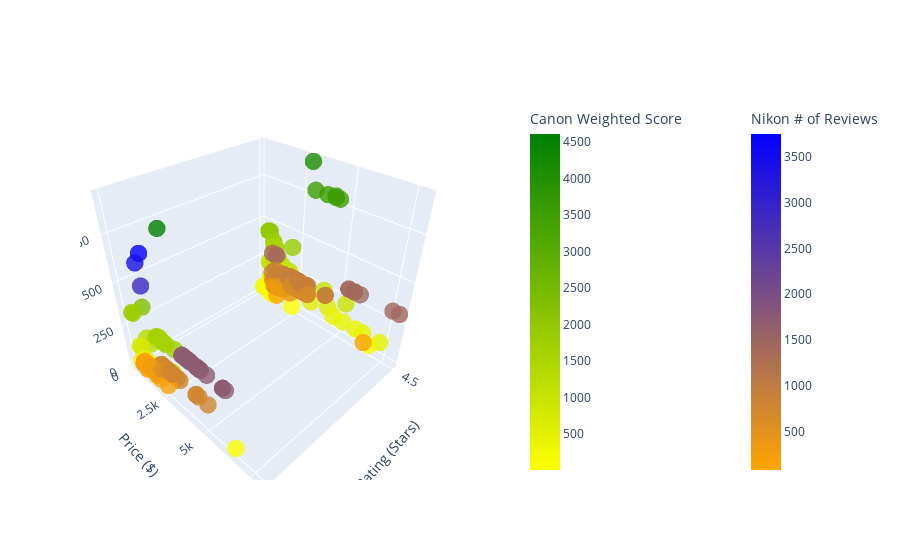

Here is the notebook cell this chart was saved with:
### Markdown cell above
I created two Pandas dataframes from my **nikons** and **canons** dictionaries. I passed in the dictionary for data; *orient='index'* converts the keys to indexes; *columns=['company', 'reviewQtyInt', 'rating', 'weightedScore', 'price']* sets the data and names of columns; *reset_index().rename(columns={'index': 'product'}* converts my indices into a column to use as data and renames it 'product'. The new indices are the standard numerical integers rather than names.

I created a new 3d plot without the default legend because I am using my own custom color legend. I then set up my axes with names and scales for some. I created custom color bar scales to differentiate between the two datasets on the same graph visually. At last, I add the data to the 3d scatter plot and customize the shapes and appearance of points. Last, but not least, I display the graph.

### Code cell
nikon_df = pd.DataFrame.from_dict(
    nikons,
    orient='index',
    columns=['company', 'reviewQtyInt', 'rating', 'weightedScore', 'price']
).reset_index().rename(columns={'index': 'product'})

canon_df = pd.DataFrame.from_dict(
    canons,
    orient='index',
    columns=['company', 'reviewQtyInt', 'rating', 'weightedScore', 'price']
).reset_index().rename(columns={'index': 'product'})

fig = go.Figure()
fig.update_layout(showlegend=False)
fig.update_layout(scene=dict(
    xaxis=dict(
        title='Rating (Stars)',
        tickvals=[4.5, 5.0],
        ticktext=['4.5', '5.0']
    ),
    yaxis=dict(
        title='Price ($)',
        tickvals=[0, 2500, 5000, 7500, 10000],
        ticktext=['0', '2.5k', '5k', '7.5k', '10k']
    ),
    zaxis=dict(
        title='# of Reviews',
        tickvals=[0, 250, 500, 750, 1000],
        ticktext=['0', '250', '500', '750', '1000']
    )
))

custom_scale_canon = [(0.0, "yellow"), (1.0, "green")]
custom_scale_nikon = [(0.0, "orange"), (1.0, "blue")]


fig.add_trace(go.Scatter3d(
    x=canon_df['rating'],
    y=canon_df['price'],
    z=canon_df['reviewQtyInt'],
 #   text=canon_df['product'],
    mode='markers',
    marker=dict(
        size=6,
        color=canon_df['weightedScore'],
        colorscale=custom_scale_canon,
        colorbar=dict(title='Canon Weighted Score', x=1.2),
        opacity=0.8
    ),
    name='Canon'
))

fig.add_trace(go.Scatter3d(
    x=nikon_df['rating'],
    y=nikon_df['price'],
    z=nikon_df['reviewQtyInt'],
   # text=nikon_df['product'],
    mode='markers',
    marker=dict(
        size=6,
        color=nikon_df['weightedScore'],
        colorscale=custom_scale_nikon,
        colorbar=dict(title='Nikon # of Reviews', x=1.8),
        opacity=0.8
    ),
    name='Nikon'
))




fig.show()

### Figure 1 — Plotly figure (JSON) as saved in the notebook; plotly's stock layout.template omitted (floating-point values rounded to 4 significant figures; data arrays with more than 128 entries replaced by an {"elided": "..."} marker saying what was removed)
{"data": [{"marker": {"color": [1048.0, 1827, 585, 1030.0, 522, 1400.0, 283.5, 1685, 4149, 1048.0, 607.5, 1290, 1660, 49.5, 195, 99, 1166.0, 4.5, 1310.0, 400.5, 409.5, 415, 427.5, 990, 571.5, 499.5, 540, 432, 936, 195, 499.5, 166.5, 225, 1071, 195, 1225, 1620, 415, 49.5, 3564, 981, 270, 612, 486, 486, 1080, 486, 774, 3528, 270, 4610, 427.5, 571.5, 985.5, 845, 405, 1635, 3528, 95, 235, 405, 770, 415, 420, 420, 504, 423, 139.5, 770, 415, 981, 1620, 418.5, 144, 270, 418.5, 855, 2235, 990, 1620, 1980, 1980, 1980, 1780, 1980, 1780, 415, 1728, 1728, 1580.0, 1580.0, 415, 1580.0, 1580.0, 855, 415, 855, 1620, 1620, 3528, 3528, 418.5, 418.5], "colorbar": {"title": {"text": "Canon Weighted Score"}, "x": 1.2}, "colorscale": [[0, "yellow"], [1, "green"]], "opacity": 0.8, "size": 6}, "mode": "markers", "name": "Canon", "type": "scatter3d", "x": [4.5, 4.5, 4.5, 4.5, 4.5, 4.5, 4.5, 5, 4.5, 4.5, 4.5, 5, 5, 4.5, 5, 4.5, 4.5, 4.5, 4.5, 4.5, 4.5, 5, 4.5, 4.5, 4.5, 4.5, 4.5, 4.5, 4.5, 5, 4.5, 4.5, 5, 4.5, 5, 5, 5, 5, 4.5, 4.5, 4.5, 5, 4.5, 4.5, 4.5, 4.5, 4.5, 4.5, 4.5, 5, 5, 4.5, 4.5, 4.5, 5, 4.5, 5, 4.5, 5, 5, 4.5, 5, 5, 5, 5, 4.5, 4.5, 4.5, 5, 5, 4.5, 5, 4.5, 4.5, 5, 4.5, 4.5, 5, 4.5, 5, 4.5, 4.5, 4.5, 5, 4.5, 5, 5, 4.5, 4.5, 4.5, 4.5, 5, 4.5, 4.5, 4.5, 5, 4.5, 5, 5, 4.5, 4.5, 4.5, 4.5], "y": [4099, 2099, 699, 699, 849, 999, 629, 3349, 2999, 579, 1449, 1399, 2399, 669, 779, 979, 1449, 2199, 1199, 1099, 729, 969.9, 1449, 5349, 749, 3399, 1649, 999, 1199, 866.9, 1149, 6799, 879, 899, 741.1, 1698, 2633.0, 1379.0, 899, 4249, 2101.0, 1587.0, 4399, 649, 1787.0, 1949, 1587.0, 2299, 3231.0, 1287.0, 3399, 4749, 749, 1601.0, 2999, 849, 2199, 4481.0, 6499, 559, 729, 808.0, 849.9, 1049, 1079, 1899, 5299, 199, 688, 1088, 1569, 2219, 6399, 199, 1119, 1349, 1398, 1499, 2049, 2508, 550.0, 550.0, 566.0, 566.0, 654.5, 654.5, 849, 880.0, 880.0, 896.0, 896.0, 969.9, 1015.0, 1015.0, 1098, 1258, 1463.0, 2666, 2808, 3853.0, 4274.0, 5999, 7284.0], "z": [233, 406, 130, 229, 116, 311, 63, 337, 922, 233, 135, 258, 332, 11, 39, 22, 259, 1, 291, 89, 91, 83, 95, 220, 127, 111, 120, 96, 208, 39, 111, 37, 45, 238, 39, 245, 324, 83, 11, 792, 218, 54, 136, 108, 108, 240, 108, 172, 784, 54, 922, 95, 127, 219, 169, 90, 327, 784, 19, 47, 90, 154, 83, 84, 84, 112, 94, 31, 154, 83, 218, 324, 93, 32, 54, 93, 190, 447, 220, 324, 440, 440, 440, 356, 440, 356, 83, 384, 384, 351, 351, 83, 351, 351, 190, 83, 190, 324, 324, 784, 784, 93, 93]}, {"marker": {"color": {"elided": "161 float values"}, "colorbar": {"title": {"text": "Nikon # of Reviews"}, "x": 1.8}, "colorscale": [[0, "orange"], [1, "blue"]], "opacity": 0.8, "size": 6}, "mode": "markers", "name": "Nikon", "type": "scatter3d", "x": {"elided": "161 float values"}, "y": {"elided": "161 float values"}, "z": {"elided": "161 int values"}}], "layout": {"scene": {"xaxis": {"ticktext": ["4.5", "5.0"], "tickvals": [4.5, 5], "title": {"text": "Rating (Stars)"}}, "yaxis": {"ticktext": ["0", "2.5k", "5k", "7.5k", "10k"], "tickvals": [0, 2500, 5000, 7500, 10000], "title": {"text": "Price ($)"}}, "zaxis": {"ticktext": ["0", "250", "500", "750", "1000"], "tickvals": [0, 250, 500, 750, 1000], "title": {"text": "# of Reviews"}}}, "showlegend": false}}
